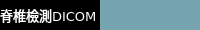
     <widget class="QFrame" name="header_frame">
      <property name="maximumSize">
       <size>
        <width>16777215</width>
        <height>30</height>
       </size>
      </property>
      <property name="frameShape">
       <enum>QFrame::NoFrame</enum>
      </property>
      <property name="frameShadow">
       <enum>QFrame::Raised</enum>
      </property>
      <layout class="QHBoxLayout" name="horizontalLayout_3">
       <property name="spacing">
        <number>0</number>
       </property>
       <property name="leftMargin">
        <number>0</number>
       </property>
       <property name="topMargin">
        <number>0</number>
       </property>
       <property name="rightMargin">
        <number>0</number>
       </property>
       <property name="bottomMargin">
        <number>0</number>
       </property>
       <item>
        <widget class="QFrame" name="header_left_frame">
         <property name="styleSheet">
          <string notr="true">background-color: rgb(0, 0, 0);</string>
         </property>
         <property name="frameShape">
          <enum>QFrame::NoFrame</enum>
         </property>
         <property name="frameShadow">
          <enum>QFrame::Raised</enum>
         </property>
         <layout class="QHBoxLayout" name="horizontalLayout_4">
          <property name="spacing">
           <number>0</number>
          </property>
          <property name="leftMargin">
           <number>0</number>
          </property>
          <property name="topMargin">
           <number>0</number>
          </property>
          <property name="rightMargin">
           <number>0</number>
          </property>
          <property name="bottomMargin">
           <number>0</number>
          </property>
          <item>
           <widget class="QLabel" name="header">
            <property name="font">
             <font>
              <family>Verdana</family>
              <pointsize>10</pointsize>
             </font>
            </property>
            <property name="styleSheet">
             <string notr="true">color: #fff;</string>
            </property>
            <property name="text">
             <string>脊椎檢測DICOM</string>
            </property>
           </widget>
          </item>
         </layout>
        </widget>
       </item>
       <item>
        <widget class="QFrame" name="top_right_btns">
         <property name="maximumSize">
          <size>
           <width>100</width>
           <height>16777215</height>
          </size>
         </property>
         <property name="styleSheet">
          <string notr="true">QPushButton{
	border-radius: 5px;
	background-color: #76a5af;
}

QFrame{
	background-color: #76a5af;
}</string>
         </property>
         <property name="frameShape">
          <enum>QFrame::NoFrame</enum>
         </property>
         <property name="frameShadow">
          <enum>QFrame::Raised</enum>
         </property>
         <layout class="QHBoxLayout" name="horizontalLayout_2">
          <property name="spacing">
           <number>7</number>
          </property>
          <property name="leftMargin">
           <number>0</number>
          </property>
          <property name="topMargin">
           <number>0</number>
          </property>
          <property name="rightMargin">
           <number>0</number>
          </property>
          <property name="bottomMargin">
           <number>0</number>
          </property>
          <item>
           <widget class="QPushButton" name="minimize_button">
            <property name="text">
             <string/>
            </property>
            <property name="icon">
             <iconset resource="res/icons.qrc">
              <normaloff>:/icons/icons/minus.png</normaloff>:/icons/icons/minus.png</iconset>
            </property>
            <property name="iconSize">
             <size>
              <width>24</width>
              <height>24</height>
             </size>
            </property>
           </widget>
          </item>
          <item>
           <widget class="QPushButton" name="restore_button">
            <property name="text">
             <string/>
            </property>
            <property name="icon">
             <iconset resource="res/icons.qrc">
              <normaloff>:/icons/icons/window-maximize.png</normaloff>:/icons/icons/window-maximize.png</iconset>
            </property>
            <property name="iconSize">
             <size>
              <width>24</width>
              <height>24</height>
             </size>
            </property>
           </widget>
          </item>
          <item>
           <widget class="QPushButton" name="close_button">
            <property name="text">
             <string/>
            </property>
            <property name="icon">
             <iconset resource="res/icons.qrc">
              <normaloff>:/icons/icons/x.png</normaloff>:/icons/icons/x.png</iconset>
            </property>
            <property name="iconSize">
             <size>
              <width>24</width>
              <height>24</height>
             </size>
            </property>
           </widget>
          </item>
         </layout>
        </widget>
       </item>
      </layout>
     </widget>
